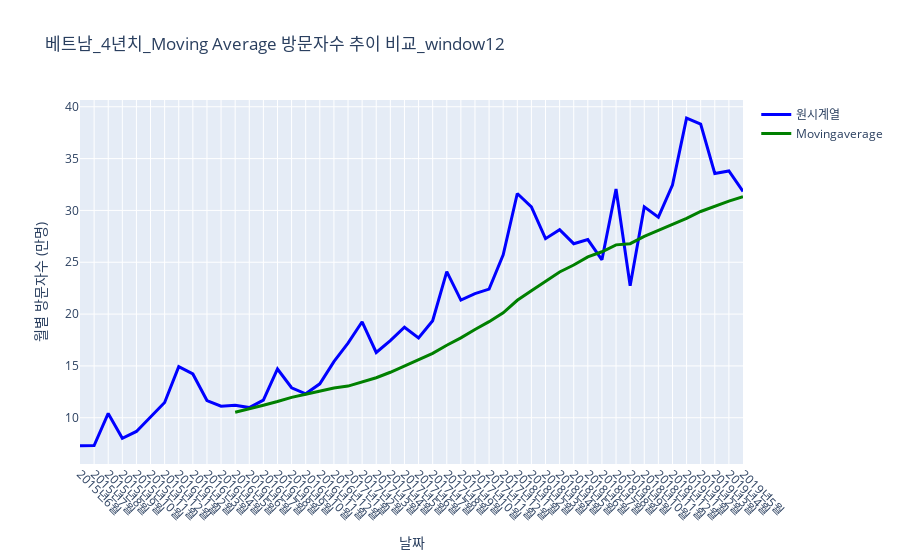

Notebook source saved alongside this figure:
### Code cell
data, layout = ut2.calculateMovingAverage(countryNameKor, period, countryDataFrame)


fig = go.Figure(data=data, layout=layout)
fig.show()

### Figure 1 — Plotly figure (JSON) as saved in the notebook; plotly's stock layout.template omitted (floating-point values rounded to 4 significant figures)
{"data": [{"line": {"color": "blue", "width": 3}, "mode": "lines", "name": "원시계열", "type": "scatter", "x": ["2015년6월", "2015년7월", "2015년8월", "2015년9월", "2015년10월", "2015년11월", "2015년12월", "2016년1월", "2016년2월", "2016년3월", "2016년4월", "2016년5월", "2016년6월", "2016년7월", "2016년8월", "2016년9월", "2016년10월", "2016년11월", "2016년12월", "2017년1월", "2017년2월", "2017년3월", "2017년4월", "2017년5월", "2017년6월", "2017년7월", "2017년8월", "2017년9월", "2017년10월", "2017년11월", "2017년12월", "2018년1월", "2018년2월", "2018년3월", "2018년4월", "2018년5월", "2018년6월", "2018년7월", "2018년8월", "2018년9월", "2018년10월", "2018년11월", "2018년12월", "2019년1월", "2019년2월", "2019년3월", "2019년4월", "2019년5월"], "y": [7.293, 7.311, 10.41, 8.02, 8.678, 10.08, 11.47, 14.93, 14.22, 11.66, 11.12, 11.2, 10.98, 11.7, 14.7, 12.89, 12.31, 13.27, 15.42, 17.19, 19.26, 16.3, 17.44, 18.74, 17.71, 19.36, 24.1, 21.35, 21.97, 22.41, 25.71, 31.63, 30.34, 27.28, 28.14, 26.79, 27.18, 25.24, 32.07, 22.72, 30.34, 29.35, 32.45, 38.9, 38.32, 33.56, 33.81, 31.83]}, {"line": {"color": "green", "width": 3}, "mode": "lines", "name": "Movingaverage", "type": "scatter", "x": ["2015년6월", "2015년7월", "2015년8월", "2015년9월", "2015년10월", "2015년11월", "2015년12월", "2016년1월", "2016년2월", "2016년3월", "2016년4월", "2016년5월", "2016년6월", "2016년7월", "2016년8월", "2016년9월", "2016년10월", "2016년11월", "2016년12월", "2017년1월", "2017년2월", "2017년3월", "2017년4월", "2017년5월", "2017년6월", "2017년7월", "2017년8월", "2017년9월", "2017년10월", "2017년11월", "2017년12월", "2018년1월", "2018년2월", "2018년3월", "2018년4월", "2018년5월", "2018년6월", "2018년7월", "2018년8월", "2018년9월", "2018년10월", "2018년11월", "2018년12월", "2019년1월", "2019년2월", "2019년3월", "2019년4월", "2019년5월"], "y": [null, null, null, null, null, null, null, null, null, null, null, 10.53, 10.84, 11.21, 11.56, 11.97, 12.27, 12.54, 12.87, 13.05, 13.47, 13.86, 14.39, 15.02, 15.58, 16.21, 17.0, 17.7, 18.51, 19.27, 20.13, 21.33, 22.25, 23.17, 24.06, 24.73, 25.52, 26.01, 26.68, 26.79, 27.49, 28.07, 28.63, 29.23, 29.9, 30.42, 30.9, 31.32]}], "layout": {"showlegend": true, "title": {"text": "베트남_4년치_Moving Average 방문자수 추이 비교_window12"}, "xaxis": {"tickangle": 45, "title": {"text": "날짜"}}, "yaxis": {"dtick": 5, "title": {"text": "월별 방문자수 (만명)"}}}}
